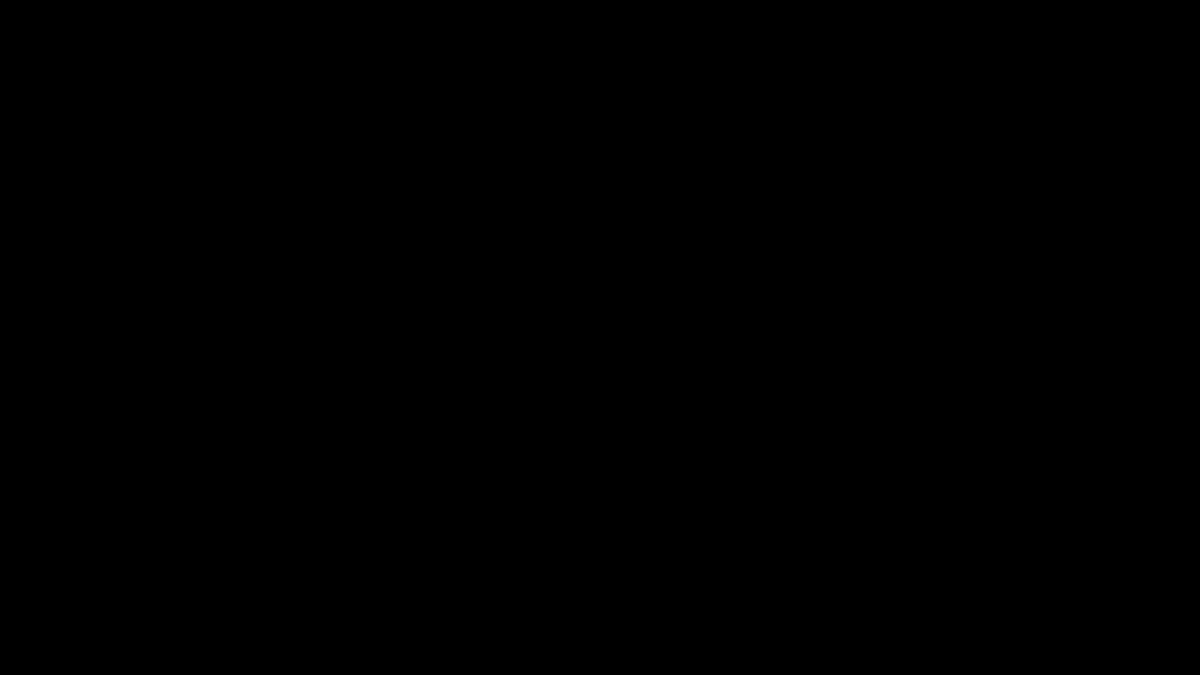
Frame 1 (no input)
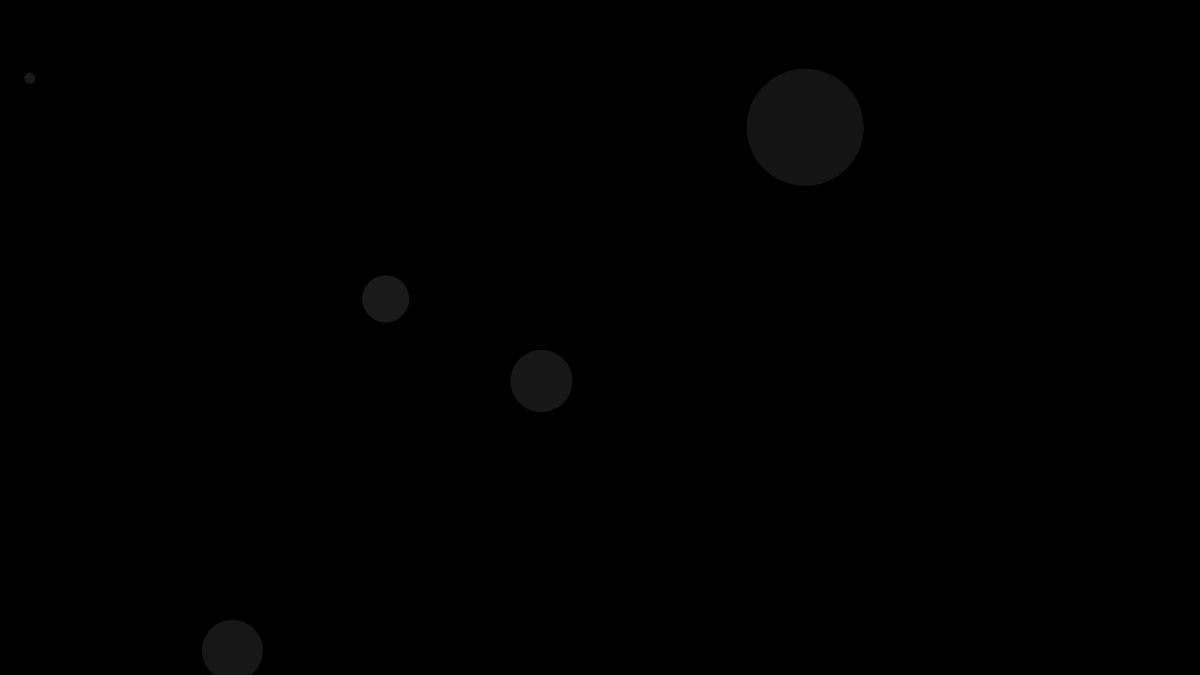
Frame 60 (the mouse pressed at the canvas centre just before this capture)
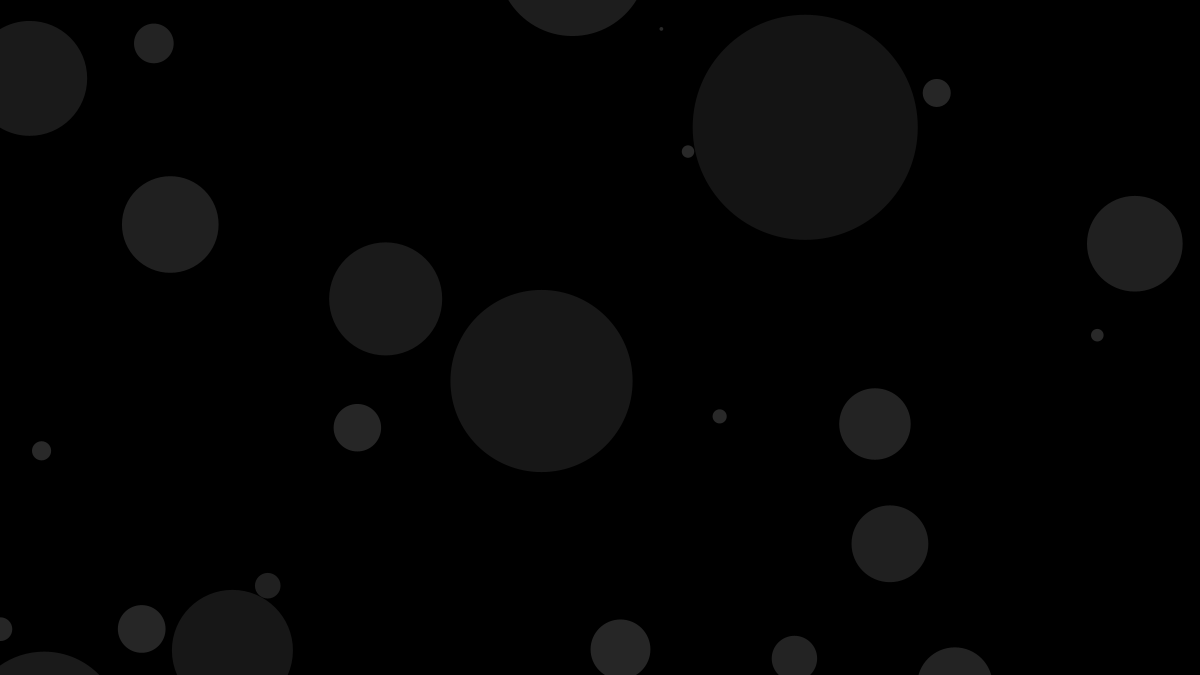
Frame 120 (the mouse held since frame 60 and released just before this capture)

The Processing sketch that drew these frames (run headless with seeded random() and noise(); from frame 60 on, the mouse is pressed at the canvas centre):

// Processing sketch: circlePack_random_growth
// ── circlePack_random_growth.pde


ArrayList allCircles;

int circleCount = 1;
int circleCounter = 0;
int padding = 100;

int circleTrans = 20;

int errorCount = 1;
int errorMax = 20;

float timeStamp;

void setup() {

  size(1200, 675);
  smooth();
  noStroke();

  allCircles = new ArrayList();

  addMoreCircles();
}




void draw() {

  background(0);

  for (int i=0; i<allCircles.size(); i++) {
    Circle c = (Circle) allCircles.get(i);
    c.update();
    c.display();
  }

  collisionCheck();
  //connectCircles();
  
  if (errorMax < 800 && millis() - timeStamp > 250) {
    addMoreCircles();
    timeStamp = millis();
      
  }
  
  
  
}

void collisionCheck() {

  for (int i=0; i<allCircles.size(); i++) {

    Circle c1 = (Circle) allCircles.get(i);

    for (int j=i+1; j<allCircles.size(); j++) {

      Circle c2 = (Circle) allCircles.get(j);
      float d = c1.pos.dist(c2.pos);
      if (d < c1.currentRad + c2.currentRad + 1) {
        c1.hit = true;
        c2.hit = true;
      }
    }
  }
}


boolean checkHit(PVector newPos) {
  
  boolean hit = false;
  
  for (int i=0; i<allCircles.size(); i++) {
    
    Circle c = (Circle) allCircles.get(i);
    float d = c.pos.dist(newPos);
    if (d < c.currentRad+2) {
      return true;
    }
    
  }
  errorCount = 0;
  return false;

}


void addMoreCircles() {
   for (int i=0; i<circleCount; i++) {
    float _x = random(-padding, width+padding);
    float _y = random(-padding, height+padding);
    PVector newPos = new PVector(_x, _y);
    
    if (!checkHit(newPos)) { 
        circleCounter++;
        allCircles.add(new Circle(newPos, circleTrans));
    } else {
        errorCount++;
        println("error:" + errorCount + "/" + errorMax);
    }
  }
  
   
  if (errorMax < 400) {
    circleCount+=1;
    errorMax += 10;
  } else {
    circleCount+=40;
    errorMax += 15;
  }
  circleTrans += 3;
  
  
}




void mousePressed() {
    //addMoreCircles();
}





// ── Circle.pde
class Circle {
  
  PVector pos;
  float currentRad;
  float growthRate;
  float currentAlpha;
  color clr;
  String name;
  boolean hit;
  

  Circle (PVector _pos, int circleTrans ) {
    pos = _pos;
    clr = color(255);
    currentRad = random(-30, 0);
    currentAlpha = circleTrans;
    growthRate = 1;
    hit = false;
  }
  
  void display() {
      
     float rad; 
    
     if (currentRad < 0) {
         rad = 0;
     } else {
        rad = currentRad; 
     }
    
     pushMatrix();
     translate(pos.x, pos.y);
     noStroke();
     fill( currentAlpha);
     ellipse(0, 0, rad*2, rad*2); 
     popMatrix();
    
  }
  
  void update() {
    if (!hit) grow();
  } 
  
  
  void grow() {
    currentRad += growthRate;
  }
  
};
  
  
